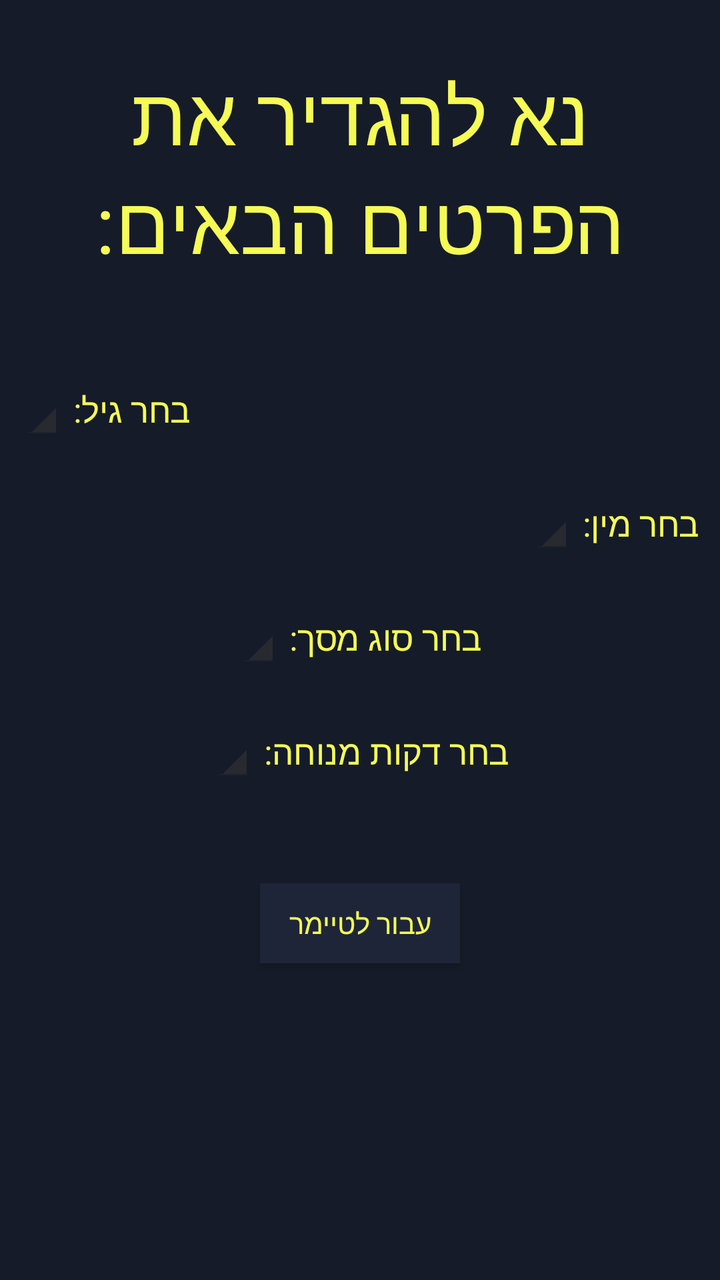
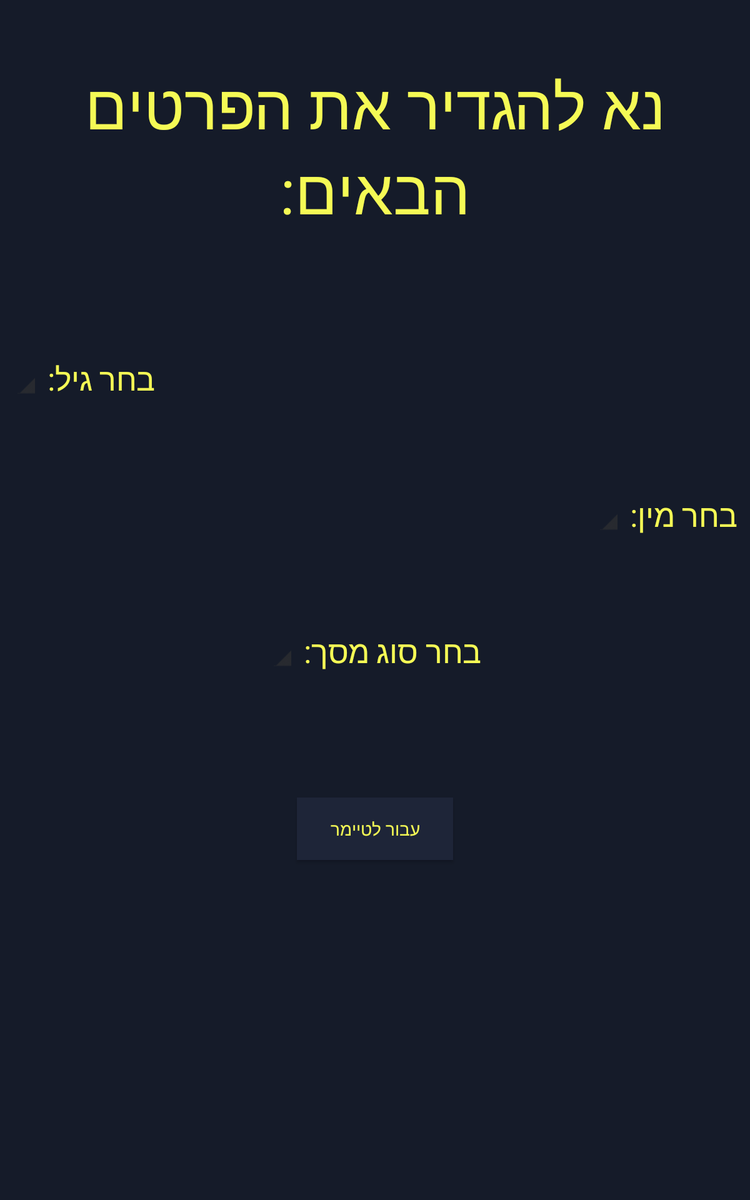

Two renders of one Android screen. The first uses the default layout on a phone; the second uses the alternative layout the repository ships for a different screen configuration, on a matching device. The two XML files are below.
<!-- AndroidManifest.xml: application theme AppTheme -->
<!-- res/layout/app_bar_main.xml -->
<?xml version="1.0" encoding="utf-8"?>
<LinearLayout xmlns:android="http://schemas.android.com/apk/res/android"
    android:layout_width="match_parent"
    android:layout_height="match_parent"
    android:background="@color/colorBackground"
    android:orientation="vertical">

    <TextView
        android:layout_width="wrap_content"
        android:layout_height="wrap_content"
        android:layout_gravity="center"
        android:layout_marginTop="30dp"
        android:gravity="center"
        android:text="נא להגדיר את הפרטים הבאים:"
        android:textColor="@color/colorYellow"
        android:textSize="40sp" />

    <LinearLayout
        android:layout_width="wrap_content"
        android:layout_height="wrap_content"
        android:layout_gravity="start"
        android:layout_marginStart="10dp"
        android:layout_marginLeft="10dp"
        android:layout_marginTop="50dp"
        android:gravity="center"
        android:orientation="horizontal">

        <Spinner
            android:id="@+id/spinner_age"
            style="@android:style/Widget.Holo.Light.Spinner"
            android:layout_width="wrap_content"
            android:layout_height="wrap_content"
            android:ellipsize="marquee"
            android:popupBackground="@color/colorPrimary"
            android:prompt="@string/prompt_age"
            android:theme="@style/spinnerTheme" />

        <TextView
            android:layout_width="wrap_content"
            android:layout_height="wrap_content"
            android:layout_gravity="center"
            android:gravity="center"
            android:text="בחר גיל: "
            android:textColor="@color/colorYellow"
            android:textSize="17sp" />
    </LinearLayout>

    <LinearLayout
        android:layout_width="wrap_content"
        android:layout_height="wrap_content"
        android:layout_gravity="end"
        android:layout_marginTop="25dp"
        android:layout_marginEnd="10dp"
        android:layout_marginRight="10dp"
        android:gravity="center"
        android:orientation="horizontal">

        <Spinner
            android:id="@+id/spinner_sex"
            style="@android:style/Widget.Holo.Light.Spinner"
            android:layout_width="wrap_content"
            android:layout_height="wrap_content"
            android:ellipsize="marquee"
            android:popupBackground="@color/colorPrimary"
            android:prompt="@string/prompt_sex"
            android:theme="@style/spinnerTheme" />

        <TextView
            android:layout_width="wrap_content"
            android:layout_height="wrap_content"
            android:layout_gravity="center"
            android:gravity="center"
            android:text="בחר מין: "
            android:textColor="@color/colorYellow"
            android:textSize="17sp" />
    </LinearLayout>

    <LinearLayout
        android:layout_width="wrap_content"
        android:layout_height="wrap_content"
        android:layout_gravity="center"
        android:layout_marginTop="25dp"
        android:gravity="center"
        android:orientation="horizontal">

        <Spinner
            android:id="@+id/spinner_screen"
            style="@android:style/Widget.Holo.Light.Spinner"
            android:layout_width="wrap_content"
            android:layout_height="wrap_content"
            android:ellipsize="marquee"
            android:popupBackground="@color/colorPrimary"
            android:prompt="@string/prompt_screen"
            android:theme="@style/spinnerTheme" />

        <TextView
            android:layout_width="wrap_content"
            android:layout_height="wrap_content"
            android:layout_gravity="center"
            android:gravity="center"
            android:text="בחר סוג מסך: "
            android:textColor="@color/colorYellow"
            android:textSize="17sp" />
    </LinearLayout>

    <LinearLayout
        android:layout_width="wrap_content"
        android:layout_height="wrap_content"
        android:layout_gravity="center"
        android:layout_marginTop="25dp"
        android:gravity="center"
        android:orientation="horizontal">

        <Spinner
            android:id="@+id/spinner_rest"
            style="@android:style/Widget.Holo.Light.Spinner"
            android:layout_width="wrap_content"
            android:layout_height="wrap_content"
            android:ellipsize="marquee"
            android:popupBackground="@color/colorPrimary"
            android:prompt="@string/prompt_screen"
            android:theme="@style/spinnerTheme" />

        <TextView
            android:layout_width="wrap_content"
            android:layout_height="wrap_content"
            android:layout_gravity="center"
            android:gravity="center"
            android:text="בחר דקות מנוחה: "
            android:textColor="@color/colorYellow"
            android:textSize="17sp" />
    </LinearLayout>

    <Button
        android:id="@+id/pass_data"
        android:layout_width="100dp"
        android:layout_height="40sp"
        android:layout_gravity="center"
        android:layout_marginTop="50dp"
        android:background="@color/colorPrimary"
        android:text="עבור לטיימר"
        android:textColor="@color/colorYellow" />
</LinearLayout>
<!-- resources referenced by this layout -->
<resources>
  <color name="colorBackground">#151B29</color>
  <color name="colorPrimary">#1E2538</color>
  <color name="colorYellow">#F5FA55</color>
  <string name="prompt_age">בחר גיל:</string>
  <string name="prompt_screen">בחר סוג מסך:</string>
  <string name="prompt_sex">בחר מין:</string>
  <style name="spinnerTheme">
          <item name="android:textColor">@color/colorYellowDark</item>
      </style>
  <style name="AppTheme" parent="Theme.AppCompat.Light.DarkActionBar">
          
          <item name="colorPrimary">@color/colorPrimary</item>
          <item name="colorPrimaryDark">@color/colorPrimaryDark</item>
          <item name="colorAccent">@color/colorAccent</item>
          <item name="windowActionBar">false</item>
          <item name="windowNoTitle">true</item>
      </style>
  <color name="colorYellowDark">#9FA31C</color>
  <color name="colorPrimaryDark">#0E121B</color>
  <color name="colorAccent">#F5FA55</color>
</resources>
<!-- res/layout-sw600dp/app_bar_main.xml (the repository's variant of the layout above) -->
<!-- drawn on a 7-inch tablet held upright -->
<?xml version="1.0" encoding="utf-8"?>
<LinearLayout xmlns:android="http://schemas.android.com/apk/res/android"
    android:layout_width="match_parent"
    android:layout_height="match_parent"
    android:background="@color/colorBackground"
    android:orientation="vertical">

    <TextView
        android:layout_width="wrap_content"
        android:layout_height="wrap_content"
        android:layout_gravity="center"
        android:layout_marginTop="50dp"
        android:gravity="center"
        android:text="נא להגדיר את הפרטים הבאים:"
        android:textColor="@color/colorYellow"
        android:textSize="50sp" />

    <LinearLayout
        android:layout_width="wrap_content"
        android:layout_height="wrap_content"
        android:layout_gravity="start"
        android:layout_marginStart="10dp"
        android:layout_marginLeft="10dp"
        android:layout_marginTop="100dp"
        android:gravity="center"
        android:orientation="horizontal">

        <Spinner
            android:id="@+id/spinner_age"
            style="@android:style/Widget.Holo.Light.Spinner"
            android:layout_width="wrap_content"
            android:layout_height="wrap_content"
            android:ellipsize="marquee"
            android:popupBackground="@color/colorPrimary"
            android:prompt="@string/prompt_age"
            android:theme="@style/spinnerTheme" />

        <TextView
            android:layout_width="wrap_content"
            android:layout_height="wrap_content"
            android:layout_gravity="center"
            android:gravity="center"
            android:text="בחר גיל: "
            android:textColor="@color/colorYellow"
            android:textSize="25sp" />
    </LinearLayout>

    <LinearLayout
        android:layout_width="wrap_content"
        android:layout_height="wrap_content"
        android:layout_gravity="end"
        android:layout_marginTop="75dp"
        android:layout_marginEnd="10dp"
        android:layout_marginRight="10dp"
        android:gravity="center"
        android:orientation="horizontal">

        <Spinner
            android:id="@+id/spinner_sex"
            style="@android:style/Widget.Holo.Light.Spinner"
            android:layout_width="wrap_content"
            android:layout_height="wrap_content"
            android:ellipsize="marquee"
            android:popupBackground="@color/colorPrimary"
            android:prompt="@string/prompt_sex"
            android:theme="@style/spinnerTheme" />

        <TextView
            android:layout_width="wrap_content"
            android:layout_height="wrap_content"
            android:layout_gravity="center"
            android:gravity="center"
            android:text="בחר מין: "
            android:textColor="@color/colorYellow"
            android:textSize="25sp" />
    </LinearLayout>

    <LinearLayout
        android:layout_width="wrap_content"
        android:layout_height="wrap_content"
        android:layout_gravity="center"
        android:layout_marginTop="75dp"
        android:gravity="center"
        android:orientation="horizontal">

        <Spinner
            android:id="@+id/spinner_screen"
            style="@android:style/Widget.Holo.Light.Spinner"
            android:layout_width="wrap_content"
            android:layout_height="wrap_content"
            android:ellipsize="marquee"
            android:popupBackground="@color/colorPrimary"
            android:prompt="@string/prompt_screen"
            android:theme="@style/spinnerTheme" />

        <TextView
            android:layout_width="wrap_content"
            android:layout_height="wrap_content"
            android:layout_gravity="center"
            android:gravity="center"
            android:text="בחר סוג מסך: "
            android:textColor="@color/colorYellow"
            android:textSize="25sp" />
    </LinearLayout>

    <Button
        android:id="@+id/pass_data"
        android:layout_width="125dp"
        android:layout_height="50sp"
        android:layout_gravity="center"
        android:layout_marginTop="100dp"
        android:background="@color/colorPrimary"
        android:text="עבור לטיימר"
        android:textColor="@color/colorYellow" />
</LinearLayout>
